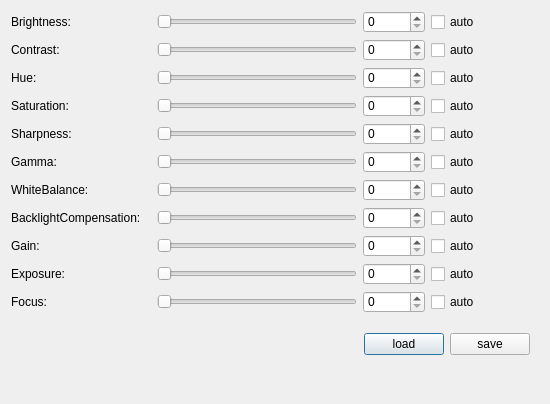
<?xml version="1.0" encoding="UTF-8"?>
<ui version="4.0">
 <class>SettingsDialog</class>
 <widget class="QDialog" name="SettingsDialog">
  <property name="geometry">
   <rect>
    <x>0</x>
    <y>0</y>
    <width>550</width>
    <height>404</height>
   </rect>
  </property>
  <property name="sizePolicy">
   <sizepolicy hsizetype="Fixed" vsizetype="Fixed">
    <horstretch>0</horstretch>
    <verstretch>0</verstretch>
   </sizepolicy>
  </property>
  <property name="minimumSize">
   <size>
    <width>550</width>
    <height>400</height>
   </size>
  </property>
  <property name="windowTitle">
   <string>Dialog</string>
  </property>
  <property name="styleSheet">
   <string notr="true">QLabel {
	min-width:140px;
}
QSlider {
	min-width:200px;
}
QSpinBox {
	min-width:40px;
}</string>
  </property>
  <layout class="QVBoxLayout" name="verticalLayout">
   <item>
    <layout class="QHBoxLayout" name="horizontalLayout">
     <item>
      <widget class="QLabel" name="brightnessLabel">
       <property name="text">
        <string>Brightness:</string>
       </property>
      </widget>
     </item>
     <item>
      <widget class="QSlider" name="brightnessSlider">
       <property name="orientation">
        <enum>Qt::Horizontal</enum>
       </property>
      </widget>
     </item>
     <item>
      <widget class="QSpinBox" name="brightnessSpinBox"/>
     </item>
     <item>
      <widget class="QCheckBox" name="brightnessCheckBox">
       <property name="text">
        <string>auto</string>
       </property>
      </widget>
     </item>
     <item>
      <spacer name="horizontalSpacer">
       <property name="orientation">
        <enum>Qt::Horizontal</enum>
       </property>
       <property name="sizeHint" stdset="0">
        <size>
         <width>40</width>
         <height>20</height>
        </size>
       </property>
      </spacer>
     </item>
    </layout>
   </item>
   <item>
    <layout class="QHBoxLayout" name="horizontalLayout_2">
     <item>
      <widget class="QLabel" name="contrastLabel">
       <property name="text">
        <string>Contrast:</string>
       </property>
      </widget>
     </item>
     <item>
      <widget class="QSlider" name="contrastSlider">
       <property name="orientation">
        <enum>Qt::Horizontal</enum>
       </property>
      </widget>
     </item>
     <item>
      <widget class="QSpinBox" name="contrastSpinBox"/>
     </item>
     <item>
      <widget class="QCheckBox" name="contrastCheckBox">
       <property name="text">
        <string>auto</string>
       </property>
      </widget>
     </item>
     <item>
      <spacer name="horizontalSpacer_2">
       <property name="orientation">
        <enum>Qt::Horizontal</enum>
       </property>
       <property name="sizeHint" stdset="0">
        <size>
         <width>40</width>
         <height>20</height>
        </size>
       </property>
      </spacer>
     </item>
    </layout>
   </item>
   <item>
    <layout class="QHBoxLayout" name="horizontalLayout_3">
     <item>
      <widget class="QLabel" name="hueLabel">
       <property name="text">
        <string>Hue:</string>
       </property>
      </widget>
     </item>
     <item>
      <widget class="QSlider" name="hueSlider">
       <property name="orientation">
        <enum>Qt::Horizontal</enum>
       </property>
      </widget>
     </item>
     <item>
      <widget class="QSpinBox" name="hueSpinBox"/>
     </item>
     <item>
      <widget class="QCheckBox" name="hueCheckBox">
       <property name="text">
        <string>auto</string>
       </property>
      </widget>
     </item>
     <item>
      <spacer name="horizontalSpacer_3">
       <property name="orientation">
        <enum>Qt::Horizontal</enum>
       </property>
       <property name="sizeHint" stdset="0">
        <size>
         <width>40</width>
         <height>20</height>
        </size>
       </property>
      </spacer>
     </item>
    </layout>
   </item>
   <item>
    <layout class="QHBoxLayout" name="horizontalLayout_4">
     <item>
      <widget class="QLabel" name="saturationLabel">
       <property name="text">
        <string>Saturation:</string>
       </property>
      </widget>
     </item>
     <item>
      <widget class="QSlider" name="saturationSlider">
       <property name="orientation">
        <enum>Qt::Horizontal</enum>
       </property>
      </widget>
     </item>
     <item>
      <widget class="QSpinBox" name="saturationSpinBox"/>
     </item>
     <item>
      <widget class="QCheckBox" name="saturationCheckBox">
       <property name="text">
        <string>auto</string>
       </property>
      </widget>
     </item>
     <item>
      <spacer name="horizontalSpacer_4">
       <property name="orientation">
        <enum>Qt::Horizontal</enum>
       </property>
       <property name="sizeHint" stdset="0">
        <size>
         <width>40</width>
         <height>20</height>
        </size>
       </property>
      </spacer>
     </item>
    </layout>
   </item>
   <item>
    <layout class="QHBoxLayout" name="horizontalLayout_5">
     <item>
      <widget class="QLabel" name="sharpnessLabel">
       <property name="text">
        <string>Sharpness:</string>
       </property>
      </widget>
     </item>
     <item>
      <widget class="QSlider" name="sharpnessSlider">
       <property name="orientation">
        <enum>Qt::Horizontal</enum>
       </property>
      </widget>
     </item>
     <item>
      <widget class="QSpinBox" name="sharpnessSpinBox"/>
     </item>
     <item>
      <widget class="QCheckBox" name="sharpnessCheckBox">
       <property name="text">
        <string>auto</string>
       </property>
      </widget>
     </item>
     <item>
      <spacer name="horizontalSpacer_5">
       <property name="orientation">
        <enum>Qt::Horizontal</enum>
       </property>
       <property name="sizeHint" stdset="0">
        <size>
         <width>40</width>
         <height>20</height>
        </size>
       </property>
      </spacer>
     </item>
    </layout>
   </item>
   <item>
    <layout class="QHBoxLayout" name="horizontalLayout_6">
     <item>
      <widget class="QLabel" name="gammaLabel">
       <property name="text">
        <string>Gamma:</string>
       </property>
      </widget>
     </item>
     <item>
      <widget class="QSlider" name="gammaSlider">
       <property name="orientation">
        <enum>Qt::Horizontal</enum>
       </property>
      </widget>
     </item>
     <item>
      <widget class="QSpinBox" name="gammaSpinBox"/>
     </item>
     <item>
      <widget class="QCheckBox" name="gammaCheckBox">
       <property name="text">
        <string>auto</string>
       </property>
      </widget>
     </item>
     <item>
      <spacer name="horizontalSpacer_6">
       <property name="orientation">
        <enum>Qt::Horizontal</enum>
       </property>
       <property name="sizeHint" stdset="0">
        <size>
         <width>40</width>
         <height>20</height>
        </size>
       </property>
      </spacer>
     </item>
    </layout>
   </item>
   <item>
    <layout class="QHBoxLayout" name="horizontalLayout_7">
     <item>
      <widget class="QLabel" name="whiteBalanceLabel">
       <property name="text">
        <string>WhiteBalance:</string>
       </property>
      </widget>
     </item>
     <item>
      <widget class="QSlider" name="whiteBalanceSlider">
       <property name="orientation">
        <enum>Qt::Horizontal</enum>
       </property>
      </widget>
     </item>
     <item>
      <widget class="QSpinBox" name="whiteBalanceSpinBox"/>
     </item>
     <item>
      <widget class="QCheckBox" name="whiteBalanceCheckBox">
       <property name="text">
        <string>auto</string>
       </property>
      </widget>
     </item>
     <item>
      <spacer name="horizontalSpacer_7">
       <property name="orientation">
        <enum>Qt::Horizontal</enum>
       </property>
       <property name="sizeHint" stdset="0">
        <size>
         <width>40</width>
         <height>20</height>
        </size>
       </property>
      </spacer>
     </item>
    </layout>
   </item>
   <item>
    <layout class="QHBoxLayout" name="horizontalLayout_8">
     <item>
      <widget class="QLabel" name="backlightCompensationLabel">
       <property name="text">
        <string>BacklightCompensation:</string>
       </property>
      </widget>
     </item>
     <item>
      <widget class="QSlider" name="backlightCompensationSlider">
       <property name="orientation">
        <enum>Qt::Horizontal</enum>
       </property>
      </widget>
     </item>
     <item>
      <widget class="QSpinBox" name="backlightCompensationSpinBox"/>
     </item>
     <item>
      <widget class="QCheckBox" name="backlightCompensationCheckBox">
       <property name="text">
        <string>auto</string>
       </property>
      </widget>
     </item>
     <item>
      <spacer name="horizontalSpacer_8">
       <property name="orientation">
        <enum>Qt::Horizontal</enum>
       </property>
       <property name="sizeHint" stdset="0">
        <size>
         <width>40</width>
         <height>20</height>
        </size>
       </property>
      </spacer>
     </item>
    </layout>
   </item>
   <item>
    <layout class="QHBoxLayout" name="horizontalLayout_9">
     <item>
      <widget class="QLabel" name="gainLabel">
       <property name="text">
        <string>Gain:</string>
       </property>
      </widget>
     </item>
     <item>
      <widget class="QSlider" name="gainSlider">
       <property name="orientation">
        <enum>Qt::Horizontal</enum>
       </property>
      </widget>
     </item>
     <item>
      <widget class="QSpinBox" name="gainSpinBox"/>
     </item>
     <item>
      <widget class="QCheckBox" name="gainCheckBox">
       <property name="text">
        <string>auto</string>
       </property>
      </widget>
     </item>
     <item>
      <spacer name="horizontalSpacer_9">
       <property name="orientation">
        <enum>Qt::Horizontal</enum>
       </property>
       <property name="sizeHint" stdset="0">
        <size>
         <width>40</width>
         <height>20</height>
        </size>
       </property>
      </spacer>
     </item>
    </layout>
   </item>
   <item>
    <layout class="QHBoxLayout" name="horizontalLayout_10">
     <item>
      <widget class="QLabel" name="exposureLabel">
       <property name="text">
        <string>Exposure:</string>
       </property>
      </widget>
     </item>
     <item>
      <widget class="QSlider" name="exposureSlider">
       <property name="orientation">
        <enum>Qt::Horizontal</enum>
       </property>
      </widget>
     </item>
     <item>
      <widget class="QSpinBox" name="exposureSpinBox"/>
     </item>
     <item>
      <widget class="QCheckBox" name="exposureCheckBox">
       <property name="text">
        <string>auto</string>
       </property>
      </widget>
     </item>
     <item>
      <spacer name="horizontalSpacer_10">
       <property name="orientation">
        <enum>Qt::Horizontal</enum>
       </property>
       <property name="sizeHint" stdset="0">
        <size>
         <width>40</width>
         <height>20</height>
        </size>
       </property>
      </spacer>
     </item>
    </layout>
   </item>
   <item>
    <layout class="QHBoxLayout" name="horizontalLayout_11">
     <item>
      <widget class="QLabel" name="focusLabel">
       <property name="text">
        <string>Focus:</string>
       </property>
      </widget>
     </item>
     <item>
      <widget class="QSlider" name="focusSlider">
       <property name="orientation">
        <enum>Qt::Horizontal</enum>
       </property>
      </widget>
     </item>
     <item>
      <widget class="QSpinBox" name="focusSpinBox"/>
     </item>
     <item>
      <widget class="QCheckBox" name="focusCheckBox">
       <property name="text">
        <string>auto</string>
       </property>
      </widget>
     </item>
     <item>
      <spacer name="horizontalSpacer_11">
       <property name="orientation">
        <enum>Qt::Horizontal</enum>
       </property>
       <property name="sizeHint" stdset="0">
        <size>
         <width>40</width>
         <height>20</height>
        </size>
       </property>
      </spacer>
     </item>
    </layout>
   </item>
   <item>
    <widget class="QWidget" name="controlWidget" native="true">
     <property name="minimumSize">
      <size>
       <width>0</width>
       <height>50</height>
      </size>
     </property>
     <layout class="QHBoxLayout" name="horizontalLayout_12">
      <item>
       <spacer name="horizontalSpacer_12">
        <property name="orientation">
         <enum>Qt::Horizontal</enum>
        </property>
        <property name="sizeHint" stdset="0">
         <size>
          <width>289</width>
          <height>20</height>
         </size>
        </property>
       </spacer>
      </item>
      <item>
       <widget class="QPushButton" name="loadBtn">
        <property name="text">
         <string>load</string>
        </property>
       </widget>
      </item>
      <item>
       <widget class="QPushButton" name="saveBtn">
        <property name="text">
         <string>save</string>
        </property>
       </widget>
      </item>
     </layout>
    </widget>
   </item>
   <item>
    <spacer name="verticalSpacer">
     <property name="orientation">
      <enum>Qt::Vertical</enum>
     </property>
     <property name="sizeHint" stdset="0">
      <size>
       <width>20</width>
       <height>49</height>
      </size>
     </property>
    </spacer>
   </item>
  </layout>
 </widget>
 <resources/>
 <connections/>
</ui>
